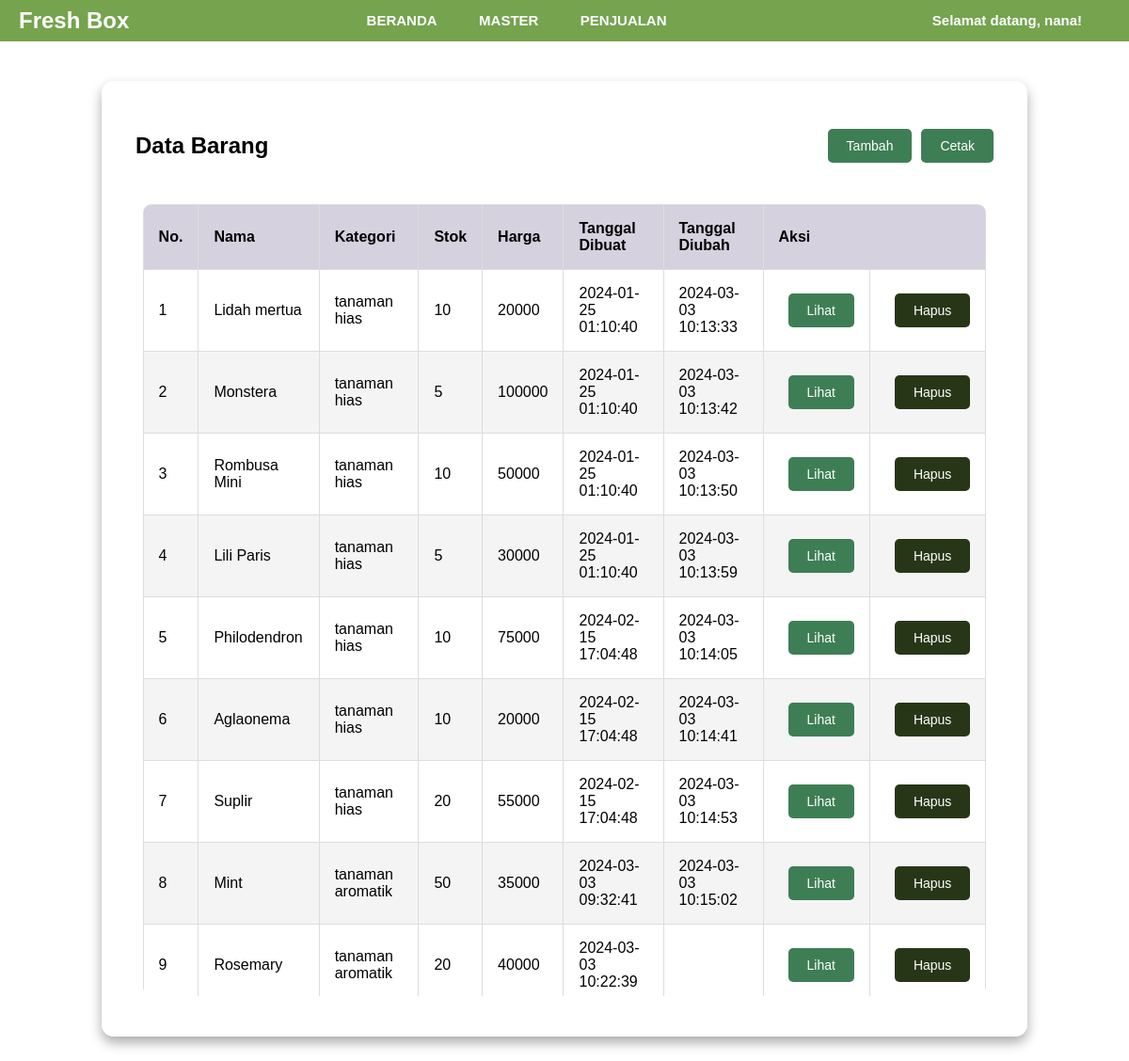
The page /barang.php (signed in) on the database as committed earlier.
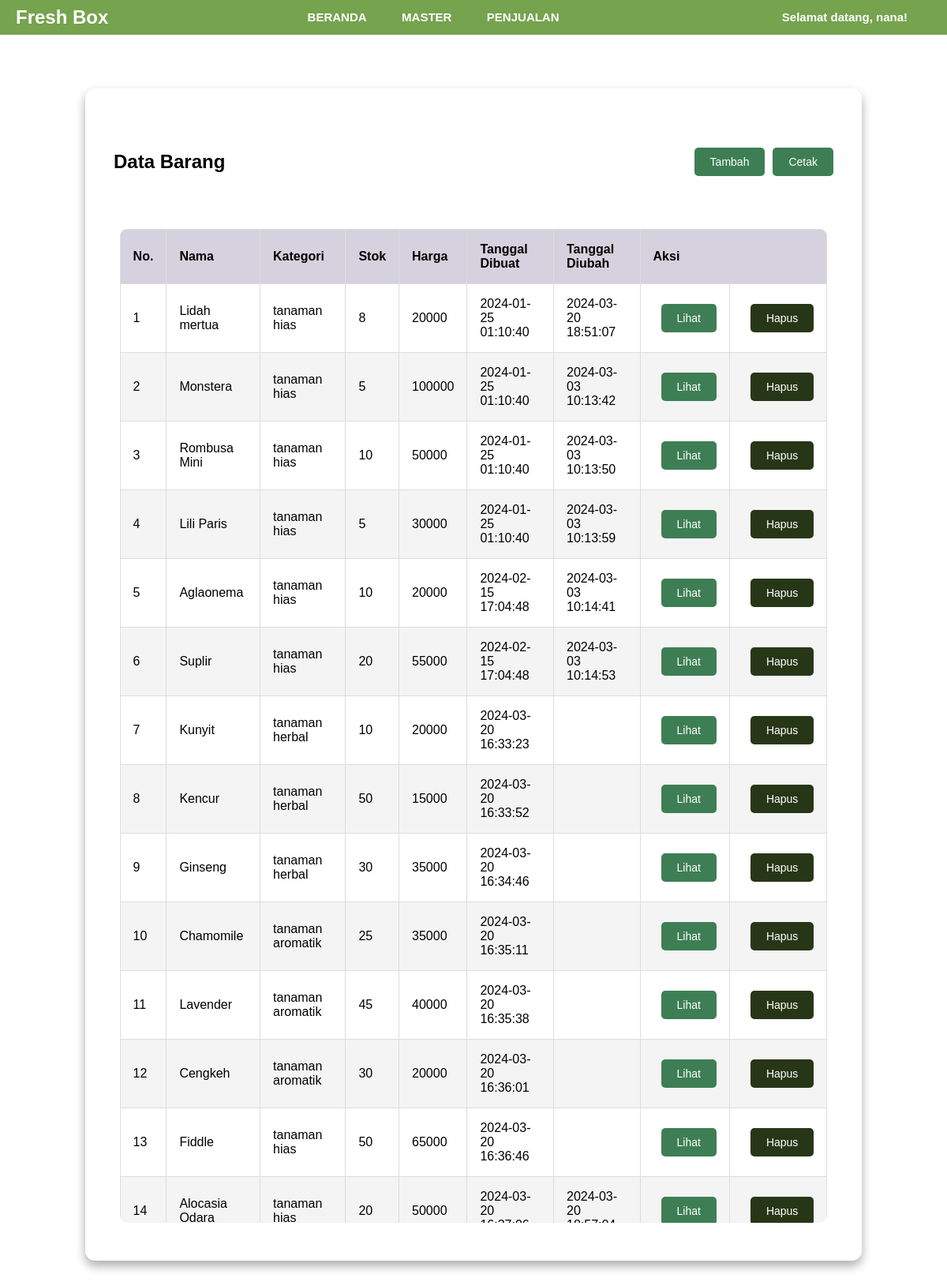
The same page on the database as committed later.
### tables this page shows
CREATE TABLE `barang` (
  `id` int(11) UNSIGNED NOT NULL,
  `nama` varchar(50) NOT NULL,
  `kategori` enum('tanaman hias','tanaman aromatik','tanaman herbal') NOT NULL,
  `stok` int(10) UNSIGNED NOT NULL,
  `harga` int(10) UNSIGNED NOT NULL,
  `created_at` timestamp NOT NULL DEFAULT current_timestamp(),
  `updated_at` timestamp NULL DEFAULT NULL ON UPDATE current_timestamp()
);

### barang.php (the view, shortened to what this page needs)
<!DOCTYPE html>
<html lang="en">
<head>
    <link rel="stylesheet" href="tablestyle.css">
</head>
<header>
<?php include "menu.php"; ?>
</header>
<body>
    <?php
    require "koneksi.php";
    $sql = "SELECT * FROM barang";
    $query = mysqli_query($koneksi, $sql);
    ?>
    <main class="table">
        <section class="table__header">
            <h1>Data Barang</h1>
            <div class="button-container">
                <form action="new-barang.php" method="GET">
                    <button type="submit" class="btn btn-primary btn-custom btn-view">
                        <span class="btn-text">Tambah</span>
                    </button>
                </form>
                <button onclick="cetaklaporan()" class="btn btn-primary btn-custom btn-view">Cetak</button>
            </div>
        </section>
        <section class="table__body">
            <table>
                <thead>
                    <tr>
                        <th scope="col">No.</th>
                        <th scope="col">Nama</th>
                        <th scope="col">Kategori</th>
                        <th scope="col">Stok</th>
                        <th scope="col">Harga</th>
                        <th scope="col">Tanggal dibuat</th>
                        <th scope="col">Tanggal diubah</th>
                        <th scope="col" colspan="2">Aksi</th>
                    </tr>
                </thead>
                <tbody>
                    <?php $i = 1; ?>
                    <?php while ($barang = mysqli_fetch_array($query)) : ?>
                        <tr>
                            <td><?= $i ?></td>
                            <td><?= $barang["nama"] ?></td>
                            <td><?= $barang["kategori"] ?></td>
                            <td><?= $barang["stok"] ?></td>
                            <td><?= $barang["harga"] ?></td>
                            <td><?= $barang["created_at"] ?></td>
                            <td><?= $barang["updated_at"] ?></td>
                            <td>
                                <form action="read-barang.php" method="GET">
                                    <button type="submit" class="btn btn-primary btn-custom btn-view">
                                        <span class="btn-text">Lihat</span>
                                    </button>
                                </form>
                            </td>
                            <td>
                                <form action="delete-barang.php" method="POST" onsubmit="return konfirmasi(this)">
                                    <button type="submit" class="btn btn-danger btn-custom btn-delete">
                                        <span class="btn-text">Hapus</span>
                                    </button>
                                </form>
                            </td>
                        </tr>
                        <?php $i++; ?>
                    <?php endwhile ?>
                </tbody>
            </table>
        </section>
    </main>
</body>
</html>

### menu.php (shortened to what this page needs)
<!DOCTYPE html>
<html lang="en">
<head>
</head>
<header>
  <nav class="navbar fixed-top">
    <a class="navbar-brand" href="home.php">Fresh Box</a>
    <div class="navbar-nav">
      <ul class="me-auto mb-2 mb-lg-0">
        <li class="nav-item">
          <a class="nav-link" href="home.php">BERANDA</a>
        </li>
        <li class="nav-item dropdown">
          <a class="nav-link dropdown-toggle" href="#" id="masterDropdown">
            MASTER
          </a>
        </li>
        <li class="nav-item">
          <a class="nav-link" href="penjualan.php">PENJUALAN</a>
        </li>
      </ul>
    </div>
    <div class="navbar-collapse" id="navbarSupportedContent">
      <ul class="navbar-nav ms-auto mb-2 mb-lg-0">
        <li class="nav-item dropdown">
          <a class="nav-link dropdown-toggle" href="#" id="userDropdown">
            Selamat datang, <?= $_SESSION["username"] ?>!
          </a>
        </li>
      </ul>
    </div>
  </nav>
</header>
</html>

### tablestyle.css (style rules this page uses)
body { font-family: "Poppins", sans-serif; min-height: 100vh; background: url(background14.png) center / cover; display: flex; justify-content: center; align-items: center; }
main.table { width: 82vw; height: 90vh; background-color: #fff5; backdrop-filter: blur(7px); box-shadow: 0 0.4rem 0.8rem #0005; border-radius: 0.8rem; overflow: hidden; }
main { margin-top: 60px; padding: 20px; overflow-y: auto; }
.table__header { width: 100%; height: 10%; background-color: #fff4; padding: 0.8rem 1rem; display: flex; justify-content: space-between; align-items: center; }
.table__body { width: 95%; max-height: calc(89% - 1.6rem); background-color: #fffb; margin: 0.8rem auto; border-radius: 0.6rem; overflow: auto; overflow: overlay; }
table { width: 100%; max-height: calc(100vh - 160px); overflow-y: auto; }
table, th, td { border: 1px solid #ddd; border-collapse: collapse; padding: 1rem; text-align: left; }
thead th { position: sticky; top: 0; left: 0; background-color: #d5d1defe; cursor: pointer; text-transform: capitalize; }
tbody tr:nth-child(even) { background-color: #0000000b; }
.btn { position: relative; padding: 10px 20px; font-size: 14px; border-radius: 5px; cursor: pointer; overflow: hidden; transition: background-color 0.3s ease; }
.btn.btn-primary { background-color: #3e7e55; color: white; border: none; }
.btn.btn-danger { background-color: #283618; color: white; border: none; }
.btn::before, .btn::after { content: ""; position: absolute; top: 0; left: 0; width: 100%; height: 100%; background-color: #558b6e; transform: scaleX(0); transform-origin: left; transition: transform 0.3s ease; }
.btn::after { transform-origin: right; }
.btn-text { color: white; text-decoration: none; }
.btn-custom { margin-left: 10px; }
.button-container { display: flex; align-items: center; }

### menu.php (style rules this page uses)
* { margin: 0; padding: 0; box-sizing: border-box; }
header { font-family: "Poppins", sans-serif; position: fixed; top: 0; left: 0; width: 100%; z-index: 100; background-color: #fff; box-shadow: 0 2px 4px rgba(0, 0, 0, 0.1); }
.navbar { background-color: rgba(83, 141, 34, 0.8); padding: 10px 20px; display: flex; justify-content: space-between; align-items: center; position: fixed; width: 100%; top: 0; z-index: 1000; }
.navbar-brand, .nav-link, .navbar-text { color: white; font-size: 24px; font-weight: bold; text-decoration: none; line-height: 1; }
.navbar-brand, .navbar-nav, .navbar-text { display: flex; align-items: center; }
.navbar-nav { text-align: center; flex-grow: 1; justify-content: center; }
.nav-item { list-style: none; display: inline-block; margin-right: 20px; }
.nav-link { text-decoration: none; font-size: 15px; padding: 5px 10px; }

Rows that differ between the two databases and show on the page:
removed barang: nama "Philodendron", kategori "tanaman hias", stok "10", harga "75000", created_at "2024-02-15 17:04:48", updated_at "2024-03-03 10:14:05"
removed barang: nama "Mint", kategori "tanaman aromatik", stok "50", harga "35000", created_at "2024-03-03 09:32:41", updated_at "2024-03-03 10:15:02"
removed barang: nama "Rosemary", kategori "tanaman aromatik", stok "20", harga "40000", created_at "2024-03-03 10:22:39"
changed barang "Lidah mertua": stok "10" → "8"; updated_at "2024-03-03 10:13:33" → "2024-03-20 18:51:07"
added barang: nama "Kunyit", kategori "tanaman herbal", stok "10", harga "20000", created_at "2024-03-20 16:33:23"
added barang: nama "Kencur", kategori "tanaman herbal", stok "50", harga "15000", created_at "2024-03-20 16:33:52"
added barang: nama "Ginseng", kategori "tanaman herbal", stok "30", harga "35000", created_at "2024-03-20 16:34:46"
added barang: nama "Chamomile", kategori "tanaman aromatik", stok "25", harga "35000", created_at "2024-03-20 16:35:11"
added barang: nama "Lavender", kategori "tanaman aromatik", stok "45", harga "40000", created_at "2024-03-20 16:35:38"
added barang: nama "Cengkeh", kategori "tanaman aromatik", stok "30", harga "20000", created_at "2024-03-20 16:36:01"
added barang: nama "Fiddle", kategori "tanaman hias", stok "50", harga "65000", created_at "2024-03-20 16:36:46"
added barang: nama "Alocasia Odara", kategori "tanaman hias", stok "20", harga "50000", created_at "2024-03-20…", updated_at "2024-03-20…"
